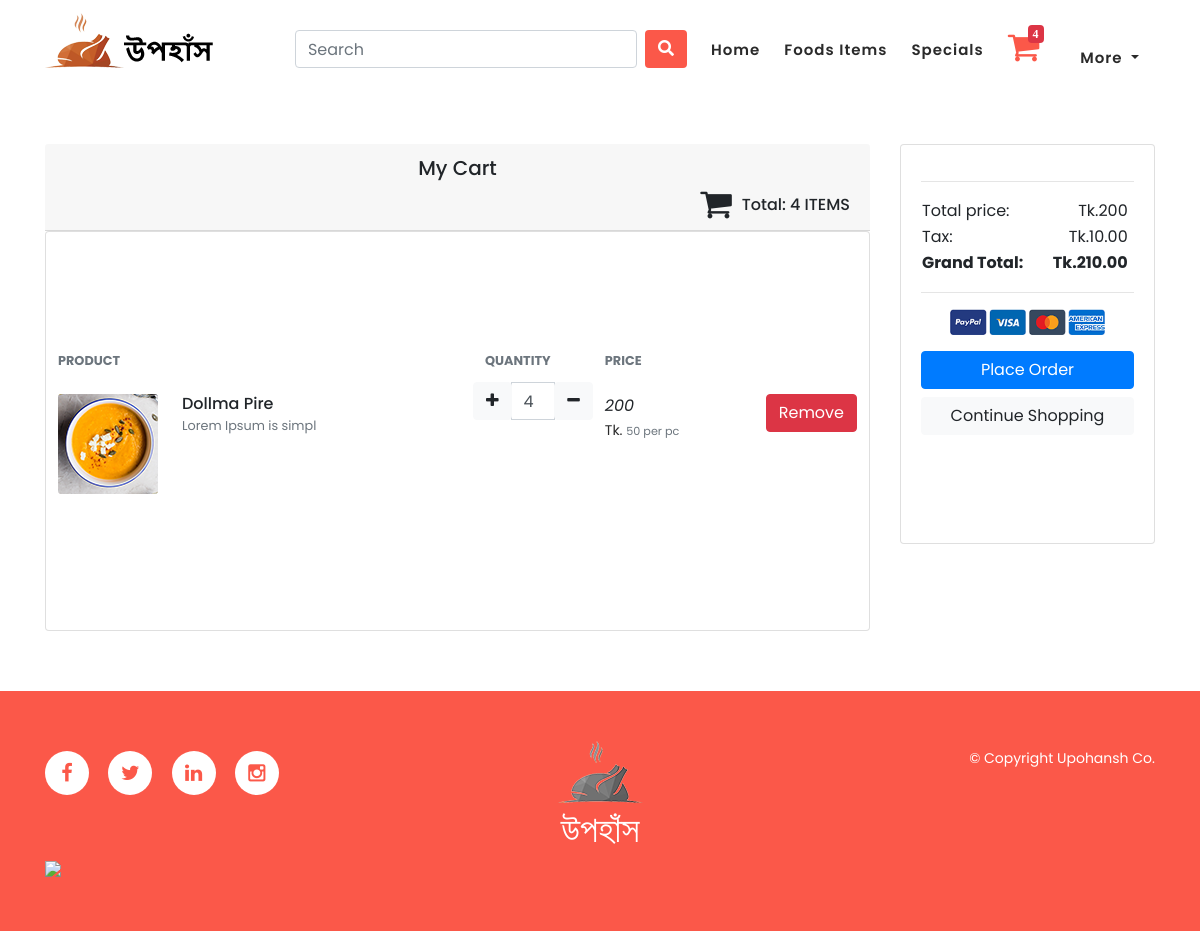
The app's page /cart/ (signed in) with its own data.
### cart/models.py (models this page shows)
class CartItem(models.Model):
    user = models.ForeignKey(User, on_delete=models.CASCADE, null=True)
    food_item = models.ForeignKey(FoodItem, on_delete=models.CASCADE)
    quantity = models.IntegerField()
    cart = models.ForeignKey(Cart, on_delete=models.CASCADE, null=True)
    is_active = models.BooleanField(default=True)
    def sub_total(self):
        if self.food_item.discount_price:
            print("Discounted price: ", self.food_item.discount_price)
            return self.food_item.discount_price*self.quantity
        else:
            print("Item has not no discount price")
            return self.food_item.food_price*self.quantity
    def __str__(self) -> str:
        return f'{self.food_item} {self.quantity}'

### menu/models.py (models this page shows)
class FoodItem (models.Model):
    food_name = models.CharField(max_length=100, unique=True)
    slug = models.SlugField(max_length=100, unique=True)
    food_price = models.IntegerField()
    discount_price = models.DecimalField(max_digits=10, decimal_places=2, null=True, blank=True)
    food_image = models.ImageField(upload_to='photos/foods', blank=True)
    food_description = models.TextField(max_length=500, blank=True)
    is_available = models.BooleanField(default=True)
    category = models.ForeignKey(Category, on_delete=models.CASCADE)
    created_date = models.DateTimeField(auto_now_add=True)
    modified_date = models.DateTimeField(auto_now=True)
    def __str__(self) -> str:
        return f'{self.food_name} {self.food_price}'

### cart/views.py (the view)
# urls.py: path('', views.cart, name = 'cart'),
def cart(request):
    session_id = get_create_session(request)
    cart_id = Cart.objects.filter(cart_id = session_id).exists()
    cart_items = None
    tax = 0
    total = 0
    grand_total = 0
    """
    Cases:
    1. user logged in and has cart
    2. user not logged in and has cart
    3. user logged in and has no cart
    4. user not logged in and has no cart
    """
    if not request.user.is_authenticated and cart_id:
        cart_obj = Cart.objects.get(cart_id = session_id)
        print("user not logged in, but has cart: cart_obj- ", type(cart_obj))
        cart_items = CartItem.objects.filter(cart = cart_obj)
        print("cart_items:", cart_items)
    elif request.user.is_authenticated :
        cart_obj = Cart.objects.filter(cart_id = session_id)
        cart_items = CartItem.objects.filter(user = request.user)
    elif not request.user.is_authenticated and not cart_id:
        cart_items=None
    if cart_items:
        for item in cart_items:
            print("item: ", item)
            total += item.sub_total()
            """if item.food_item.discount_price:
                print("Discounted price: ", item.food_item.discount_price)
            else:
                print("Item has not no discount price")"""
        tax += Decimal(.05)*total
        grand_total = total+tax
    return render(request, 'cart/cart.html', {'cart_items': cart_items, 'total':total, 'tax':round(tax, 2), 'grand_total':round(grand_total, 2)})

### cart/views.py (called while the page is built)
def get_create_session(request):
    if not request.session.session_key:
        request.session.create()
    return request.session.session_key

### upohansh/custom_context_processor.py (called while the page is built, shortened)
def cart_context(request):
    food_quantity = 0
    if request.user.is_authenticated:
        cart_exists = CartItem.objects.filter(user = request.user).exists()
        if cart_exists:
            foods = CartItem.objects.filter(user = request.user)
            for food in foods:
                food_quantity += food.quantity
    request.session['food_quantity'] = food_quantity
    return {}

### cart/templates/cart/cart.html (shortened to what this page needs)
{% extends 'base.html' %}
{% load static %}
{% block body%}
<br><br><br><br><br><br>
<section class="section" id="cart">
    <div class="container">
        <div class="row">
          <aside class="col-lg-9">
            <div class="card-header">
              <h5 class="card-title" style="text-align:center;">My Cart</h5>
              <div style="display: flex; justify-content: flex-end; align-items: center;">
                  <i class="fa fa-shopping-cart fa-lg" style="font-size: 34px; margin-right: 10px;"></i>
                  <h6>Total: {{ request.session.food_quantity }} ITEMS</h6>
              </div>
            </div>
            <div class="card" style="display: flex; justify-content: center; align-items: center;">
              {% if cart_items %}
              <table class="table table-borderless table-shopping-cart">
                <thead class="text-muted">
                  <tr class="small text-uppercase">
                    <th scope="col" colspan="2" width="50%">Product</th>
                    <th scope="col" width="15%">Quantity</th>
                    <th scope="col" width="15%">Price</th>
                    <th scope="col" class="text-right" width="20%"></th>
                  </tr>
                </thead>
                <tbody>
                  {% for i in cart_items %}
                  <tr>
                    <td width="10%" style="height:100px; width: 100px;">
                      <div class="tab-item">
                        <img src="{{i.food_item.food_image.url}}" alt="Image" class="img-sm">
                      </div>
                      </td>
                      <td width="40%">
                        <div class="tab-item">
                        <h6>{{i.food_item.food_name}}</h6>
                        <p class="text-muted small">{{i.food_item.food_description|slice:"0:20"}}</p>
                    </div>
                    </td>
                    <td width="15%" style=" width: auto; padding: 0;">
                      <div class="" >
                        <div class="input-group input-spinner" >
                          <div class="input-group-prepend">
                            <form method="post" action="{% url 'increase_cart' i.food_item.pk %}">
                              <button class="btn btn-light" type="submit" id="button-plus">
                                <i class="fa fa-plus"></i>
                              </button>
                            </form>
                          </div>
                          <input type="text" class="form-control" value="{{i.quantity}}" />
                          <div class="input-group-append">
                            <form method="post" action="{% url 'decrease_cart' food_id=i.food_item.pk %}">
                            <button class="btn btn-light" type="submit" id="button-minus">
                              <i class="fa fa-minus"></i>
                            </button>
                            </form>
                          </div>
                        </div>
                      </div>
                    </td>
                    <td>
                      <div class="price-wrap">
                          <var class="price">{{ i.sub_total }}</var>
                          <p>Tk. <small class="text-muted">
                              {% if i.food_item.discount_price %}
                                {{ i.food_item.discount_price }}
                                  <strike class="text-dark">{{ i.food_item.food_price }}</strike>
                              {% else %}
                                  {{ i.food_item.food_price }}
                              {% endif %}
                              per pc
                          </small></p>
                      </div>
                    </td>
                    <td class="text-right">
                      <form method="post" >
                      <a href="{% url 'remove_from_cart' food_id=i.food_item.pk %}" class="btn btn-danger">Remove</a>
                      </form>
                    </td>
                  </tr>
                  {% endfor %}
                </tbody>
              </table>
              {% else %}
              <h4>No Item in the Cart</h4>
              {% endif %}
            </div>
          </aside>
          <aside class="col-lg-3">
            <div class="card">
              <div class="card-body">
                <table>
                  <tr style="padding-top: 20px;">
                    <td>Total price:</td>
                    <td>&nbsp;&nbsp;&nbsp;&nbsp;&nbsp;&nbsp;</td>
                    <td class="text-right">Tk.{{total}}</td>
                  </tr>
                  <tr style="padding-top: 20px;">
                    <td>Tax:</td>
                    <td>&nbsp;&nbsp;&nbsp;&nbsp;&nbsp;&nbsp;</td>
                    <td class="text-right">Tk.{{tax}}</td>
                  </tr>
                  <hr />
                  <tr style="padding-top: 20px;">
                    <td><strong>Grand Total:</strong></td>
                    <td>&nbsp;&nbsp;&nbsp;&nbsp;&nbsp;&nbsp;</td>
                    <td class="text-right"><strong>Tk.{{grand_total}}</strong></td>
                  </tr>
                </table>
                <hr />
                <p class="text-center mb-3">
                  <img src="{% static 'images/misc/payments.png' %}" height="26">
                </p>
                <a href="
                {% if request.user.is_authenticated %}
                {% url 'place_order' %}
                {% else %}
                {% url 'signin' %}?next={% url 'place_order' %}
                {% endif %}
                " class="btn btn-primary btn-block">
                  Place Order
                </a>
                <a href="{% url 'menu' %}" class="btn btn-light btn-block"
                  >Continue Shopping</a
                >
              </div>
            </div>
          </aside>
        </div>
      </div>
</section>
{% endblock%}

### static/css/templatemo-klassy-cafe.css (style rules this page uses)
html, body, div, span, applet, object, iframe, h1, h2, h3, h4, h5, h6, p, blockquote, div pre, a, abbr, acronym, address, big, cite, code, del, dfn, em, font, img, ins, kbd, q, s, samp, small, strike, strong, sub, sup, tt, var, b, u, i, center, dl, dt, dd, ol, ul, li, figure, header, nav, section, article, aside, footer, figcaption { margin: 0; padding: 0; border: 0; outline: 0; }
header, nav, section, article, aside, footer, hgroup { display: block; }
* { box-sizing: border-box; }
html, body { font-family: 'Poppins', sans-serif; font-weight: 400; background-color: #fff; font-size: 16px; -ms-text-size-adjust: 100%; -webkit-font-smoothing: antialiased; -moz-osx-font-smoothing: grayscale; }
a { text-decoration: none !important; }
h1, h2, h3, h4, h5, h6 { margin-top: 0px; margin-bottom: 0px; }
p { font-size: 14px; line-height: 25px; color: #2a2a2a; }
html, body { background: #fff; font-family: 'Poppins', sans-serif; }
*, *:before, *:after { -webkit-box-sizing: border-box; box-sizing: border-box; -webkit-font-smoothing: antialiased; -moz-osx-font-smoothing: grayscale; }
.card { margin: 0 auto; max-width: 100%; min-height: 400px; overflow: hidden; background-size: cover; background-repeat: no-repeat; overflow: hidden; }

### records on screen
CartItem: food_item.food_image (picture), food_item.food_name "Dollma Pire", food_item.food_description "Lorem Ipsum is simpl", quantity "4", sub_total "200", food_item.food_price "50"

### other values on screen
{{ request.session.food_quantity }} "4"
{{ total }} "200"
{{ tax }} "10.00"
{{ grand_total }} "210.00"
